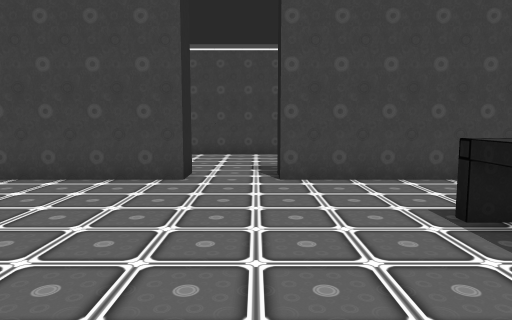
View 1 (above)

21 first-person views from a walk through a Unity game level. The camera is 1.2 m above the floor, tilts 6° down and sees 70° across. Doors are open. The floor is counted in squares, 1 m on a side. Each view is taken from the middle of a square. On the plan, view 1 faces up. The plan holds only what a view shows up to about 15 squares ahead; the rest is blank. The place goes on beyond the plan. The player character is not drawn. Some animated figures are not drawn.

View 2
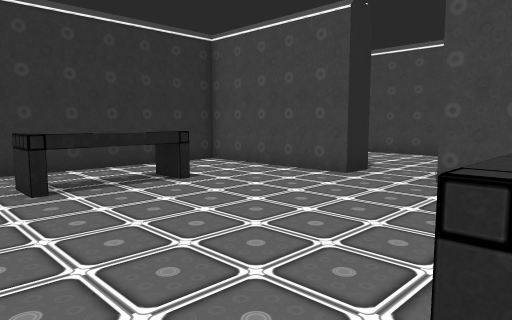

View 3
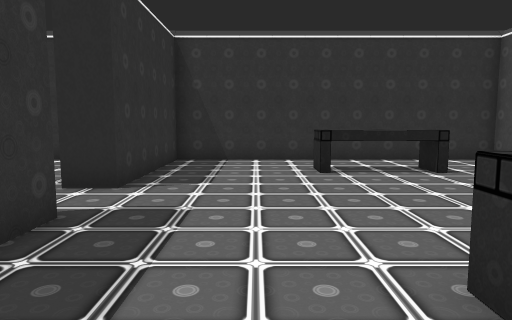

View 4
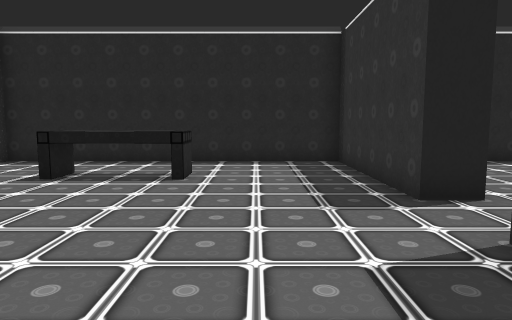

View 5
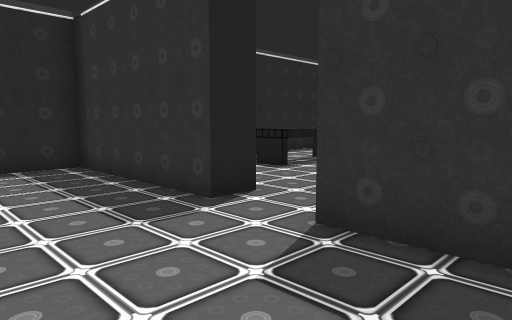

View 6
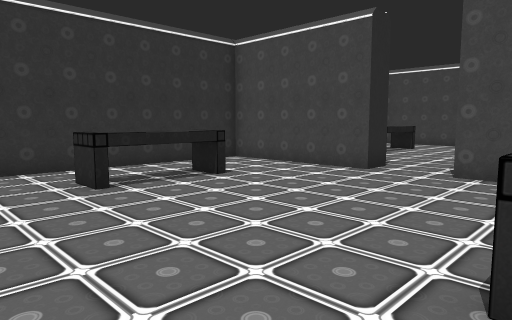

View 7
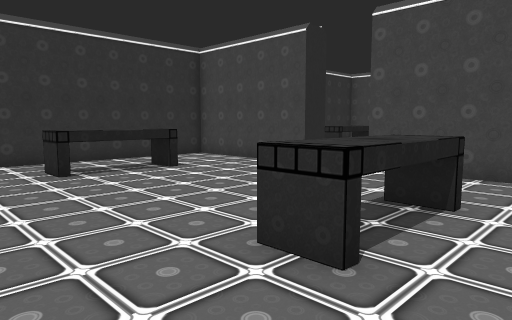

View 8
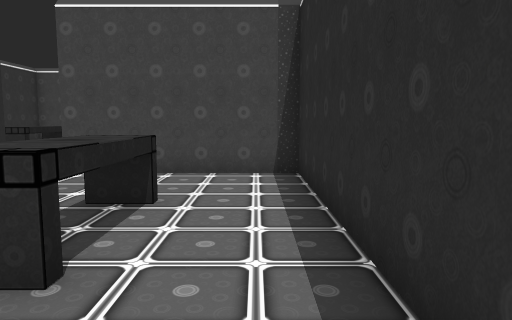

View 9
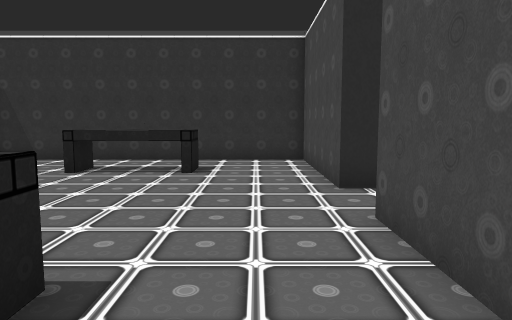

View 10
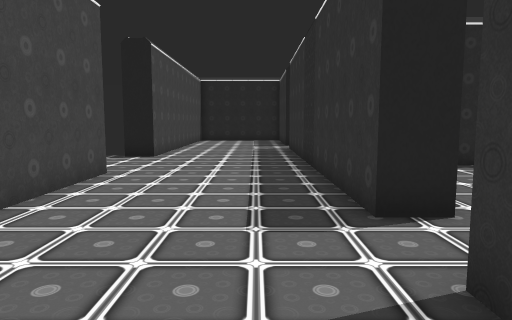

View 11
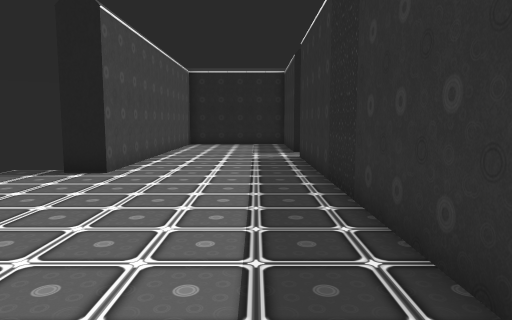

View 12
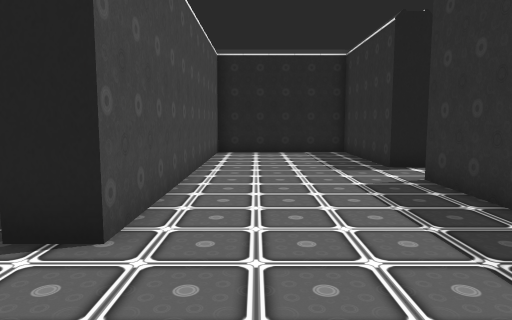

View 13
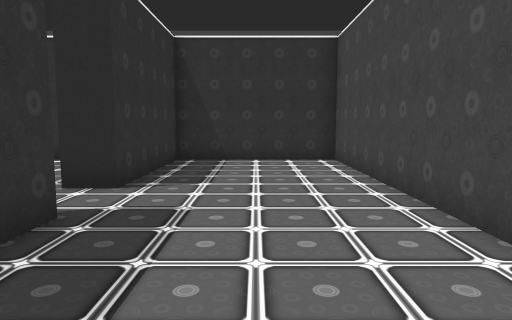

View 14
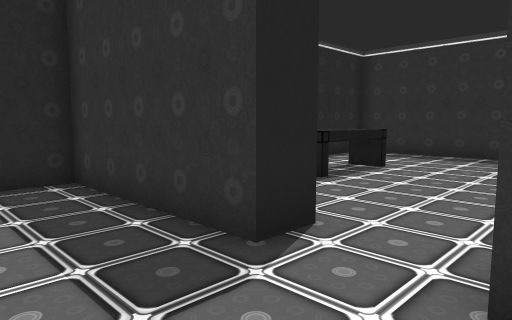

View 15
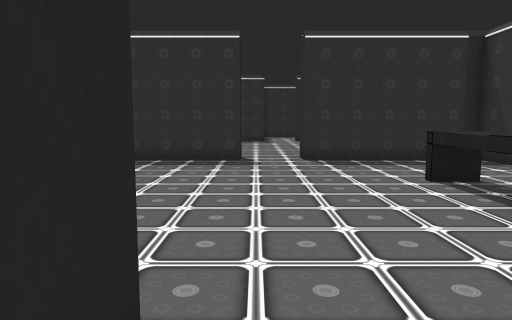

View 16
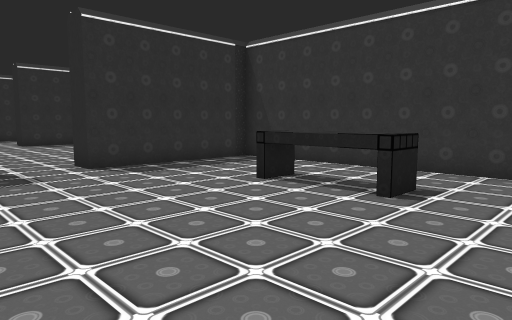

View 17
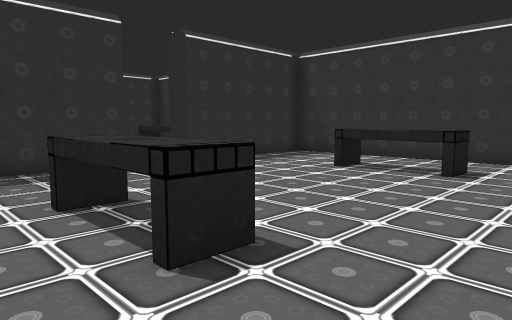

View 18
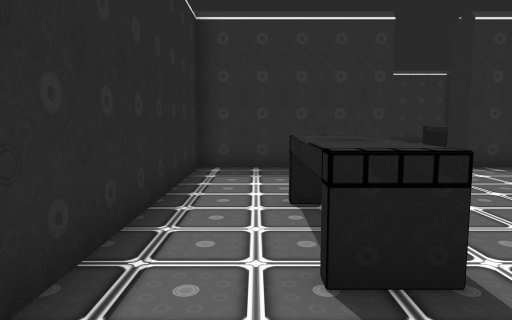

View 19
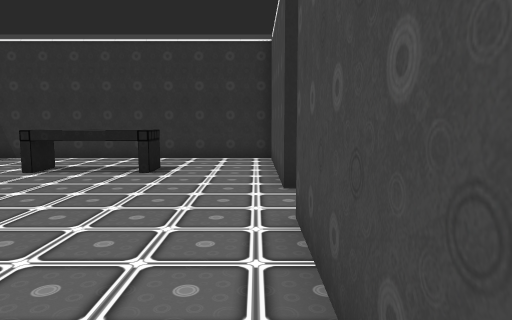

View 20
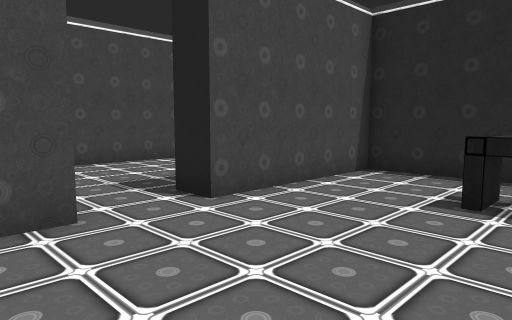

View 21
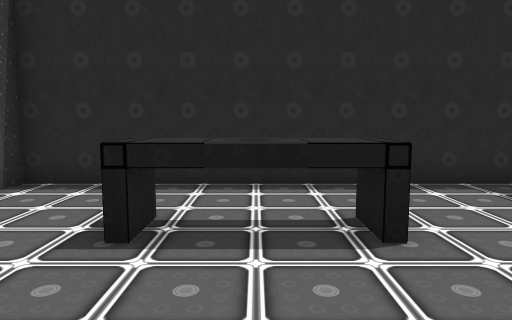

### Floor plan
Ten units are one square. View 1 is at (0, 0); x grows to the right and y downward. Boxes are objects, and circles mark ways between rooms. Rooms are numbered by the first view taken in them; rooms with no view inside come last. Other rooms are left out.
<svg viewBox="-70 -145 270 275">
<path fill="none" stroke="#000" d="M-15 -75 -65 -75 -65 25 -15 25M5 25 60 25 60 -75 5 -75M-15 35 -65 35 -65 125M60 125 60 35 5 35M45 -135 -65 -135 -65 -85 -15 -85M5 -85 125 -85M145 -85 195 -85 195 -135 85 -135M126 -75 75 -75M145 25 195 25 195 -75 145 -75M70 -76 70 25 125 25"/>
<rect x="-45" y="-25" width="10" height="10" fill="#bbb"><title>bench</title></rect>
<rect x="-45" y="-35" width="10" height="10" fill="#bbb"><title>bench</title></rect>
<rect x="-45" y="-45" width="10" height="10" fill="#bbb"><title>bench</title></rect>
<rect x="25" y="-25" width="10" height="10" fill="#bbb"><title>bench</title></rect>
<rect x="25" y="-35" width="10" height="10" fill="#bbb"><title>bench</title></rect>
<rect x="25" y="-45" width="10" height="10" fill="#bbb"><title>bench</title></rect>
<rect x="-45" y="85" width="10" height="10" fill="#bbb"><title>bench</title></rect>
<rect x="-45" y="75" width="10" height="10" fill="#bbb"><title>bench</title></rect>
<rect x="-45" y="65" width="10" height="10" fill="#bbb"><title>bench</title></rect>
<rect x="25" y="85" width="10" height="10" fill="#bbb"><title>bench</title></rect>
<rect x="25" y="75" width="10" height="10" fill="#bbb"><title>bench</title></rect>
<rect x="25" y="65" width="10" height="10" fill="#bbb"><title>bench</title></rect>
<rect x="95" y="-25" width="10" height="10" fill="#bbb"><title>bench</title></rect>
<rect x="95" y="-35" width="10" height="10" fill="#bbb"><title>bench</title></rect>
<rect x="95" y="-45" width="10" height="10" fill="#bbb"><title>bench</title></rect>
<rect x="165" y="-25" width="10" height="10" fill="#bbb"><title>bench</title></rect>
<rect x="165" y="-35" width="10" height="10" fill="#bbb"><title>bench</title></rect>
<rect x="165" y="-45" width="10" height="10" fill="#bbb"><title>bench</title></rect>
<circle cx="-5" cy="30" r="3" fill="#2a7"/>
<circle cx="-5" cy="-80" r="3" fill="#2a7"/>
<circle cx="135" cy="-80" r="3" fill="#2a7"/>
<text x="-10" y="-30">1</text>
<text x="-10" y="80">2</text>
<text x="60" y="-110">3</text>
<text x="130" y="-30">4</text>
</svg>
Room 1 opens to room 2. Room 1 opens to room 3. Room 3 opens to room 4.

Where each view was taken, in squares from view 1:
view 1: 0 up, 0 right, facing up
view 2: 0 up, 3 right, facing up-left
view 3: 0 up, 5 right, facing left
view 4: 0 up, 5 left, facing right
view 5: 1 up, 4 left, facing down-right
view 6: 12 down, 3 right, facing up-left
view 7: 12 down, 5 right, facing up-left
view 8: 12 down, 5 right, facing up
view 9: 5 down, 5 right, facing left
view 10: 10 up, 4 left, facing right
view 11: 10 up, 0 right, facing right
view 12: 12 up, 5 right, facing right
view 13: 11 up, 5 right, facing left
view 14: 11 up, 12 right, facing down-right
view 15: 9 up, 14 right, facing down
view 16: 7 up, 16 right, facing down-left
view 17: 7 up, 19 right, facing down-left
view 18: 7 up, 18 right, facing down
view 19: 7 up, 19 right, facing left
view 20: 3 up, 11 right, facing up-right
view 21: 8 down, 1 left, facing right
